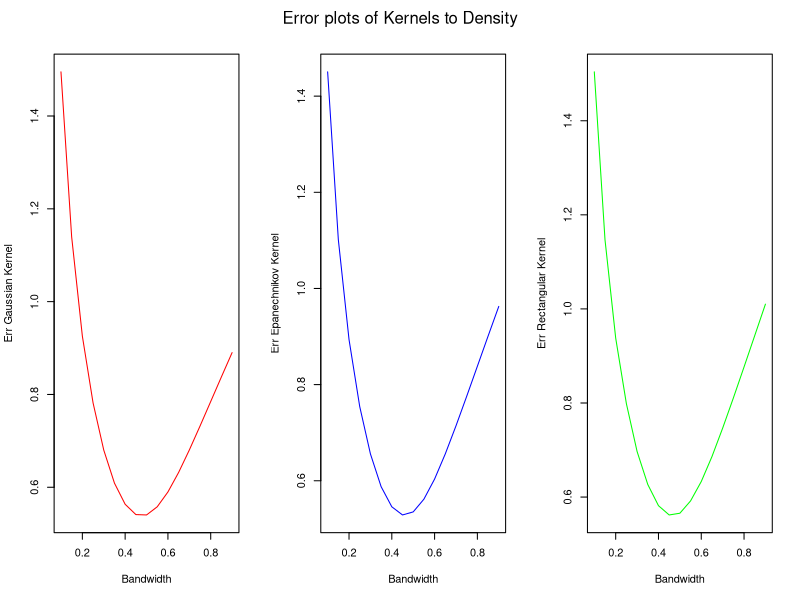

This figure's R source:
## ---- chunk 1
library(bookdown)
## ---- chunk 2
# rmixnorm and dmixnorm imported from the Module 09_GaussianMixture.html

# returns RV for a Gaussian mixture
rmixnorm <- function(N, mu1, mu2, sigma1, sigma2, tau){
  ind <- I(runif(N) > tau)
  X <- rep(0,N)
  X[ind] <- rnorm(sum(ind), mu1, sigma1)
  X[!ind] <- rnorm(sum(!ind), mu2, sigma2)
  return(X)
}

# theoretical pdf for a Gaussian mixture
dmixnorm <- function(x, mu1, mu2, sigma1, sigma2, tau){
  y <- (1-tau)*dnorm(x,mu1,sigma1) + tau*dnorm(x,mu2,sigma2)
  return(y)
}

n = 200

bw = seq(0.1, 0.9, 0.05)

gau_err <- matrix(nrow = n, ncol = length(bw))
epane_err <- matrix(nrow = n, ncol = length(bw))
rect_err <- matrix(nrow = n, ncol = length(bw))

for (i in 1:n) {
  t = 0.25
  # Generate 100 samples from the Gaussian mixture
  rv <- rmixnorm(100, 0, 0, 1, 1, t)
  # density estimation for different Kernels with Bandwiths 0.1, 0.15, 0.2
  for (k in 1:length(bw)){
    # error of Gaussian Kernel
    gaussian <- density(rv, kernel="gaussian", bw=bw[k])
    gau_err[i, k] <- norm(sapply(gaussian$x, function(z) dmixnorm(z, 0, 0, 1, 1, t))-gaussian$y, type = c("2"))
    # error of Epanechnikov Kernel
    epane <-density(rv, kernel="epanechnikov", bw=bw[k])
    epane_err[i, k] <- norm(sapply(epane$x, function(z) dmixnorm(z, 0, 0, 1, 1, t))-epane$y, type = c("2"))
    # error of Rectangular Kernel
    rect <- density(rv, kernel="rectangular", bw=bw[k])
    rect_err[i, k] <- norm(sapply(rect$x, function(z) dmixnorm(z, 0, 0, 1, 1, t))-rect$y, type = c("2"))
  }
}

y1 = rep(0, length(bw))
y2 = rep(0, length(bw))
y3 = rep(0, length(bw))

for (k in 1:length(bw)){
  y1[k] = mean(gau_err[,k])
  y2[k] = mean(epane_err[,k])
  y3[k] = mean(rect_err[,k])
}
## ---- chunk 3
par(mfrow=c(1,3))
plot(bw, y1, col = "red", type = "l", xlab = "Bandwidth", ylab = "Err Gaussian Kernel")
plot(bw, y2, col = "blue", type = "l", xlab = "Bandwidth", ylab = "Err Epanechnikov Kernel")
plot(bw, y3, col = "green", type = "l", xlab = "Bandwidth", ylab = "Err Rectangular Kernel")
mtext("Error plots of Kernels to Density", side = 3, line = - 2, outer = TRUE)
